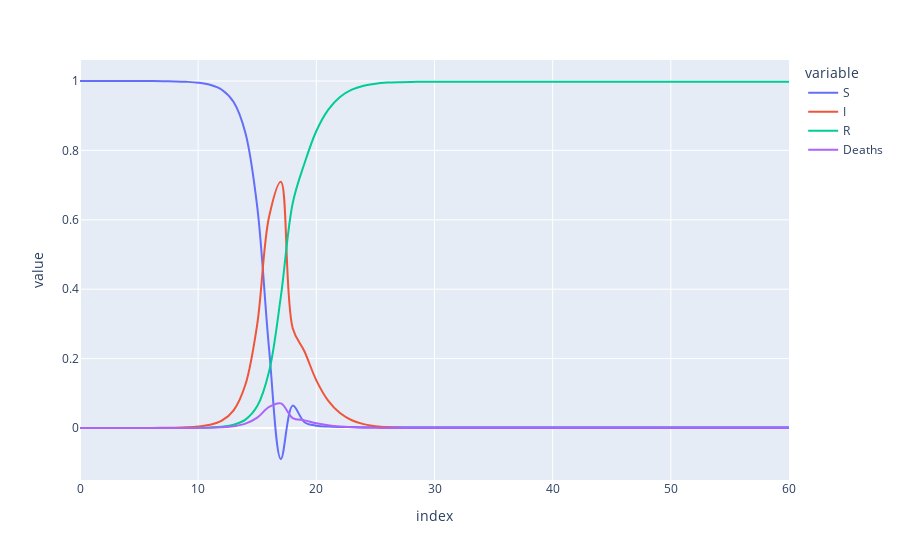

Notebook code for this chart:
### Code cell
import plotly.express as px

fig = px.line(df, x="index", y="value", color="variable", line_group="variable", hover_name="variable",
        line_shape="spline", render_mode="svg")
fig.show()

### Figure 1 — Plotly figure (JSON) as saved in the notebook; plotly's stock layout.template omitted (floating-point values rounded to 4 significant figures)
{"data": [{"hoverlabel": {"namelength": 0}, "hovertemplate": "<b>%{hovertext}</b><br><br>variable=S<br>index=%{x}<br>value=%{y}", "hovertext": ["S", "S", "S", "S", "S", "S", "S", "S", "S", "S", "S", "S", "S", "S", "S", "S", "S", "S", "S", "S", "S", "S", "S", "S", "S", "S", "S", "S", "S", "S", "S", "S", "S", "S", "S", "S", "S", "S", "S", "S", "S", "S", "S", "S", "S", "S", "S", "S", "S", "S", "S", "S", "S", "S", "S", "S", "S", "S", "S", "S", "S"], "legendgroup": "S", "line": {"color": "#636efa", "dash": "solid", "shape": "spline"}, "mode": "lines", "name": "S", "showlegend": true, "type": "scatter", "x": [0, 1, 2, 3, 4, 5, 6, 7, 8, 9, 10, 11, 12, 13, 14, 15, 16, 17, 18, 19, 20, 21, 22, 23, 24, 25, 26, 27, 28, 29, 30, 31, 32, 33, 34, 35, 36, 37, 38, 39, 40, 41, 42, 43, 44, 45, 46, 47, 48, 49, 50, 51, 52, 53, 54, 55, 56, 57, 58, 59, 60], "xaxis": "x", "y": [0.9999, 0.9999, 0.9999, 0.9999, 0.9998, 0.9998, 0.9996, 0.9993, 0.9988, 0.9976, 0.995, 0.9891, 0.9748, 0.9394, 0.8503, 0.6372, 0.2283, -0.08925, 0.06458, 0.01679, 0.006745, 0.004097, 0.003126, 0.002702, 0.002503, 0.002407, 0.002361, 0.00234, 0.002331, 0.002327, 0.002325, 0.002325, 0.002325, 0.002325, 0.002325, 0.002325, 0.002325, 0.002325, 0.002325, 0.002325, 0.002325, 0.002325, 0.002325, 0.002325, 0.002325, 0.002325, 0.002325, 0.002325, 0.002325, 0.002325, 0.002325, 0.002325, 0.002325, 0.002325, 0.002325, 0.002325, 0.002325, 0.002325, 0.002325, 0.002325, 0.002325], "yaxis": "y"}, {"hoverlabel": {"namelength": 0}, "hovertemplate": "<b>%{hovertext}</b><br><br>variable=I<br>index=%{x}<br>value=%{y}", "hovertext": ["I", "I", "I", "I", "I", "I", "I", "I", "I", "I", "I", "I", "I", "I", "I", "I", "I", "I", "I", "I", "I", "I", "I", "I", "I", "I", "I", "I", "I", "I", "I", "I", "I", "I", "I", "I", "I", "I", "I", "I", "I", "I", "I", "I", "I", "I", "I", "I", "I", "I", "I", "I", "I", "I", "I", "I", "I", "I", "I", "I", "I"], "legendgroup": "I", "line": {"color": "#EF553B", "dash": "solid", "shape": "spline"}, "mode": "lines", "name": "I", "showlegend": true, "type": "scatter", "x": [0, 1, 2, 3, 4, 5, 6, 7, 8, 9, 10, 11, 12, 13, 14, 15, 16, 17, 18, 19, 20, 21, 22, 23, 24, 25, 26, 27, 28, 29, 30, 31, 32, 33, 34, 35, 36, 37, 38, 39, 40, 41, 42, 43, 44, 45, 46, 47, 48, 49, 50, 51, 52, 53, 54, 55, 56, 57, 58, 59, 60], "xaxis": "x", "y": [7.142e-05, 7.142e-05, 8.004e-05, 9.935e-05, 0.0001353, 0.0002006, 0.0003215, 0.0005541, 0.001022, 0.002006, 0.004178, 0.009189, 0.02123, 0.05104, 0.1253, 0.2995, 0.6085, 0.7097, 0.2878, 0.2204, 0.1374, 0.07899, 0.0431, 0.02245, 0.01118, 0.005311, 0.002406, 0.001037, 0.0004242, 0.0001642, 5.997e-05, 2.059e-05, 6.617e-06, 1.982e-06, 5.502e-07, 1.407e-07, 3.29e-08, 6.974e-09, 1.326e-09, 2.229e-10, 3.261e-11, 4.056e-12, 4.158e-13, 3.352e-14, 1.968e-15, 7.25e-17, 1.083e-18, -7.526e-21, 2.17e-22, -1.101e-23, 7.995e-25, -7.556e-26, 8.795e-27, -1.216e-27, 1.948e-28, -3.547e-29, 7.234e-30, -1.634e-30, 4.048e-31, -1.091e-31, 3.181e-32], "yaxis": "y"}, {"hoverlabel": {"namelength": 0}, "hovertemplate": "<b>%{hovertext}</b><br><br>variable=R<br>index=%{x}<br>value=%{y}", "hovertext": ["R", "R", "R", "R", "R", "R", "R", "R", "R", "R", "R", "R", "R", "R", "R", "R", "R", "R", "R", "R", "R", "R", "R", "R", "R", "R", "R", "R", "R", "R", "R", "R", "R", "R", "R", "R", "R", "R", "R", "R", "R", "R", "R", "R", "R", "R", "R", "R", "R", "R", "R", "R", "R", "R", "R", "R", "R", "R", "R", "R", "R"], "legendgroup": "R", "line": {"color": "#00cc96", "dash": "solid", "shape": "spline"}, "mode": "lines", "name": "R", "showlegend": true, "type": "scatter", "x": [0, 1, 2, 3, 4, 5, 6, 7, 8, 9, 10, 11, 12, 13, 14, 15, 16, 17, 18, 19, 20, 21, 22, 23, 24, 25, 26, 27, 28, 29, 30, 31, 32, 33, 34, 35, 36, 37, 38, 39, 40, 41, 42, 43, 44, 45, 46, 47, 48, 49, 50, 51, 52, 53, 54, 55, 56, 57, 58, 59, 60], "xaxis": "x", "y": [1.757e-05, 1.757e-05, 1.916e-05, 2.271e-05, 2.934e-05, 4.136e-05, 6.365e-05, 0.0001065, 0.0001927, 0.0003743, 0.0007756, 0.001704, 0.00395, 0.009611, 0.02435, 0.06334, 0.1632, 0.3795, 0.6477, 0.7628, 0.8558, 0.9169, 0.9538, 0.9748, 0.9863, 0.9923, 0.9952, 0.9966, 0.9972, 0.9975, 0.9976, 0.9977, 0.9977, 0.9977, 0.9977, 0.9977, 0.9977, 0.9977, 0.9977, 0.9977, 0.9977, 0.9977, 0.9977, 0.9977, 0.9977, 0.9977, 0.9977, 0.9977, 0.9977, 0.9977, 0.9977, 0.9977, 0.9977, 0.9977, 0.9977, 0.9977, 0.9977, 0.9977, 0.9977, 0.9977, 0.9977], "yaxis": "y"}, {"hoverlabel": {"namelength": 0}, "hovertemplate": "<b>%{hovertext}</b><br><br>variable=Deaths<br>index=%{x}<br>value=%{y}", "hovertext": ["Deaths", "Deaths", "Deaths", "Deaths", "Deaths", "Deaths", "Deaths", "Deaths", "Deaths", "Deaths", "Deaths", "Deaths", "Deaths", "Deaths", "Deaths", "Deaths", "Deaths", "Deaths", "Deaths", "Deaths", "Deaths", "Deaths", "Deaths", "Deaths", "Deaths", "Deaths", "Deaths", "Deaths", "Deaths", "Deaths", "Deaths", "Deaths", "Deaths", "Deaths", "Deaths", "Deaths", "Deaths", "Deaths", "Deaths", "Deaths", "Deaths", "Deaths", "Deaths", "Deaths", "Deaths", "Deaths", "Deaths", "Deaths", "Deaths", "Deaths", "Deaths", "Deaths", "Deaths", "Deaths", "Deaths", "Deaths", "Deaths", "Deaths", "Deaths", "Deaths", "Deaths"], "legendgroup": "Deaths", "line": {"color": "#ab63fa", "dash": "solid", "shape": "spline"}, "mode": "lines", "name": "Deaths", "showlegend": true, "type": "scatter", "x": [0, 1, 2, 3, 4, 5, 6, 7, 8, 9, 10, 11, 12, 13, 14, 15, 16, 17, 18, 19, 20, 21, 22, 23, 24, 25, 26, 27, 28, 29, 30, 31, 32, 33, 34, 35, 36, 37, 38, 39, 40, 41, 42, 43, 44, 45, 46, 47, 48, 49, 50, 51, 52, 53, 54, 55, 56, 57, 58, 59, 60], "xaxis": "x", "y": [7.142e-06, 7.142e-06, 8.004e-06, 9.935e-06, 1.353e-05, 2.006e-05, 3.215e-05, 5.541e-05, 0.0001022, 0.0002006, 0.0004178, 0.0009189, 0.002123, 0.005104, 0.01253, 0.02995, 0.06085, 0.07097, 0.02878, 0.02204, 0.01374, 0.007899, 0.00431, 0.002245, 0.001118, 0.0005311, 0.0002406, 0.0001037, 4.242e-05, 1.642e-05, 5.997e-06, 2.059e-06, 6.617e-07, 1.982e-07, 5.502e-08, 1.407e-08, 3.29e-09, 6.974e-10, 1.326e-10, 2.229e-11, 3.261e-12, 4.056e-13, 4.158e-14, 3.352e-15, 1.968e-16, 7.25e-18, 1.083e-19, -7.526e-22, 2.17e-23, -1.101e-24, 7.995e-26, -7.556e-27, 8.795e-28, -1.216e-28, 1.948e-29, -3.547e-30, 7.234e-31, -1.634e-31, 4.048e-32, -1.091e-32, 3.181e-33], "yaxis": "y"}], "layout": {"legend": {"title": {"text": "variable"}, "tracegroupgap": 0}, "margin": {"t": 60}, "xaxis": {"anchor": "y", "domain": [0, 1], "title": {"text": "index"}}, "yaxis": {"anchor": "x", "domain": [0, 1], "title": {"text": "value"}}}}
